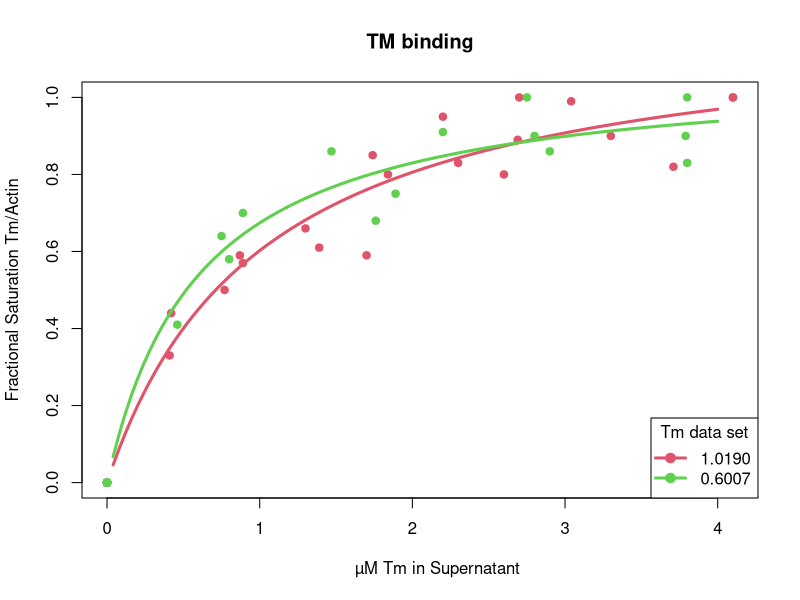

Reproduce this figure in R.
h = 1
fo <- y ~ sat * x ^ h / (k + x ^ h) #Y = Bmax  x [Tm]h/(Kdh + [Tm]h)

df0   <- read.csv(file = "TM1.txt", header = TRUE,  sep = "\t",  stringsAsFactors = FALSE)
df <- data.frame(x=df0[,2],y=df0[,1])

fm <- nls(fo, data=df,start = list (k = 1,sat = 1))
fm1 <- fm
summary(fm)


plot(df$x, df$y, pch=19,col=2, 
xlab='	µM Tm in Supernatant ', 
ylab='Fractional Saturation Tm/Actin',
main = 'TM binding'
)

x_axis <- (1:100) * 4.0 * 0.01
lines(x_axis, predict(fm, newdata=list(x=x_axis)), col = 2, lwd=3)  
summary(fm)


df0   <- read.csv(file = "TM2.txt", header = TRUE,  sep = "\t",  stringsAsFactors = FALSE)
df <- data.frame(x=df0[,2],y=df0[,1])

fm <- nls(fo, data=df,start = list (k = 1, sat = 1))
fm2 <- fm
summary(fm)


points(df$x, df$y, pch=19,col=3)

x_axis <- (1:100) * 4.0 * 0.01
lines(x_axis, predict(fm, newdata=list(x=x_axis)), col = 3, lwd=3)  

km1 <- summary(fm1)$parameters[1]
km2 <- summary(fm2)$parameters[1]
#options(digits=5)
#txt1 = as.character(km1)
txt1<-formatC(km1,digits=4,format="f")
txt2<-formatC(km2,digits=4,format="f")
legend("bottomright", legend = c(txt1,txt2), col = c(2,3), pch = 19, lwd=3, title = "Tm data set")


